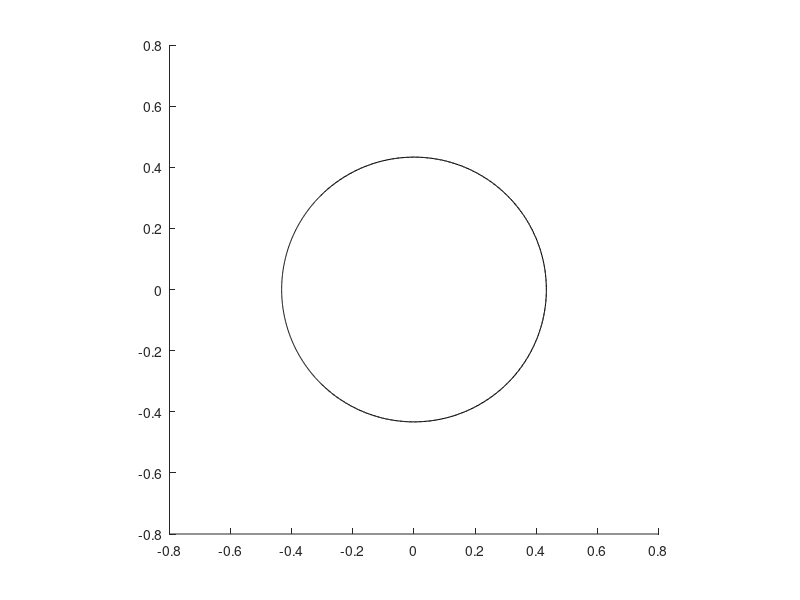

Write the MATLAB code that produced this figure.
function p = cylinder(parentAxes, faceColor)
if (nargin == 0)
    parentAxes = gca;
    faceColor = [.13 .54 .8];
elseif (nargin == 1)
    faceColor = [.15 .32 .9];
end
set(parentAxes, 'DataAspectRatio', [1 1 1]);

Radius = 0.866142/2;
height = 1.55;
SideCount = 1000;

% Vertices
n_side = SideCount;

for i_ver=1:n_side
    link0Verts(i_ver,:) = [Radius*cos(2*pi/n_side*i_ver),Radius*sin(2*pi/n_side*i_ver),0];
    link0Verts(n_side+i_ver,:) = [Radius*cos(2*pi/n_side*i_ver),Radius*sin(2*pi/n_side*i_ver),height];
end

% Side Patches
for i_pat=1:n_side-1
link0Faces(i_pat,:) = [i_pat,i_pat+1,i_pat+1+n_side,i_pat+n_side];
end
link0Faces(n_side,:) = [n_side,1,1+n_side,2*n_side];

% for i_pat=1:n_side
%     
%     % Side patches data
%     PatchData1_X(:,i_pat) = VertexData(Index_Patch1(i_pat,:),1);
%     PatchData1_Y(:,i_pat) = VertexData(Index_Patch1(i_pat,:),2);
%     PatchData1_Z(:,i_pat) = VertexData(Index_Patch1(i_pat,:),3);
% end

p = patch('Parent', parentAxes, 'Faces',link0Faces,'Vertices',link0Verts,'FaceColor',faceColor);